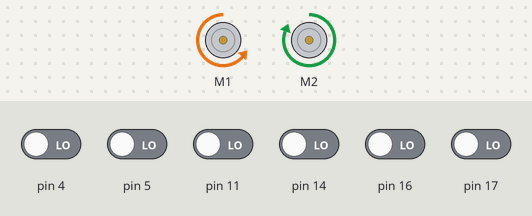
Bench run of a sketch on a simulated Arduino Uno, built with avr-gcc and run on an emulated ATmega328P. Shown: 2 × DC motor (green arrow = forward, orange = backward, longer = faster). Inputs (shaded band) come from the test bench; at power-on: pin 4, pin 5, pin 11, pin 14, pin 16, pin 17 LOW.

Above: at 6.2 s.
6.3 s: pin 5 driven HIGH
At 7.2 s:
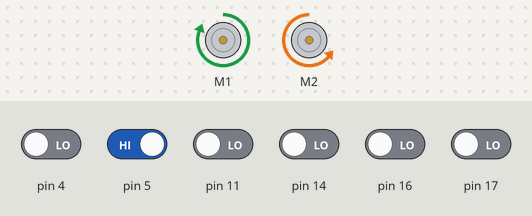
7.8 s: pin 4 driven HIGH
At 8.4 s:
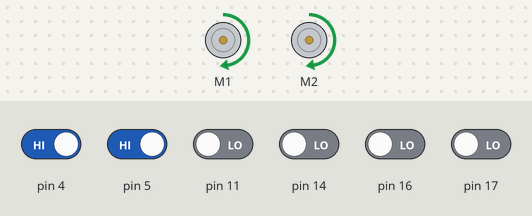
9.3 s: pin 11 driven HIGH
At 9.6 s:
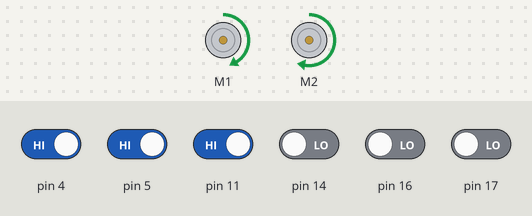
10.8 s: pin 16 driven HIGH
At 11.9 s:
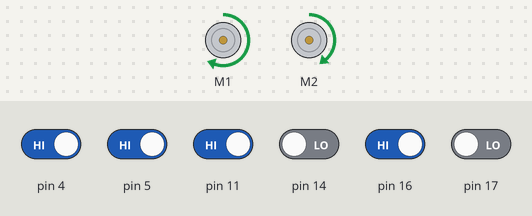
12.3 s: pin 14 driven HIGH
At 13.0 s:
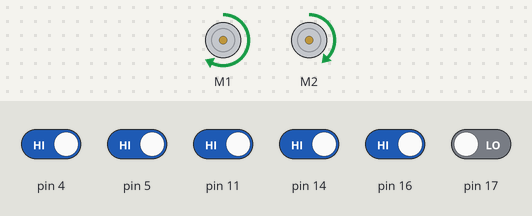
13.8 s: pin 5 driven LOW
At 14.2 s:
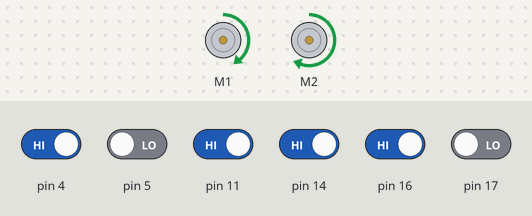
Timing chart, 0 to 16.3 s (numbered marks = the images above; inputs shaded):
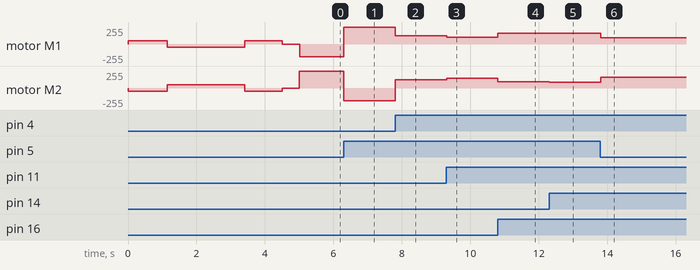

The sketch:

proportional_derivative_control.ino
```cpp
#include <Wire.h>
#include <ZumoShield.h>

ZumoMotors motors;
ZumoReflectanceSensorArray linesensors(QTR_NO_EMITTER_PIN);

void setup() {
  int i;
  int spin_direction = 1;
  motors.setSpeeds(80*spin_direction, -80*spin_direction);
  for(i = 0; i<100; i++){
    linesensors.calibrate();
    if(i%50 == 25){ // every 50 loops, starting on loop 25...
      spin_direction = -spin_direction;
      motors.setSpeeds(80*spin_direction, -80*spin_direction);
    }
    delay(20);
  }
  motors.setSpeeds(0,0);
  delay(500);
}

unsigned int sensor_vals[6];
int BASE_SPEED = 200;
double PROPORTION_GAIN = 0.2;
double DERIVATIVE_GAIN = 3;
int last_error = 0;
void loop() {
  int line_position = linesensors.readLine(sensor_vals);
  int error = line_position - 2500;
  int error_change = error - last_error;
  int left_speed = BASE_SPEED + PROPORTION_GAIN * error + DERIVATIVE_GAIN * error_change;
  int right_speed = BASE_SPEED + -PROPORTION_GAIN * error + -DERIVATIVE_GAIN * error_change;
  last_error = error;
  motors.setSpeeds(left_speed, right_speed);
}
```

Measured:
- after the input at 6.3 s, motor M1: backward 191/255 → forward 255/255 at once; motor M2: forward 255/255 → backward 191/255 at once
- after the input at 7.8 s, motor M1: forward 255/255 → forward 127/255 at once; motor M2: backward 191/255 → forward 127/255 at once
- after the input at 9.3 s, motor M1: forward 127/255 → forward 105/255 at once; motor M2: forward 127/255 → forward 148/255 at once
- after the input at 10.8 s, motor M1: forward 105/255 → forward 159/255 at once; motor M2: forward 148/255 → forward 95/255 at once
- after the input at 12.3 s, motor M1: forward 159/255 → forward 165/255 at once; motor M2: forward 95/255 → forward 89/255 at once
- after the input at 13.8 s, motor M1: forward 165/255 → forward 95/255 at once; motor M2: forward 89/255 → forward 159/255 at once
